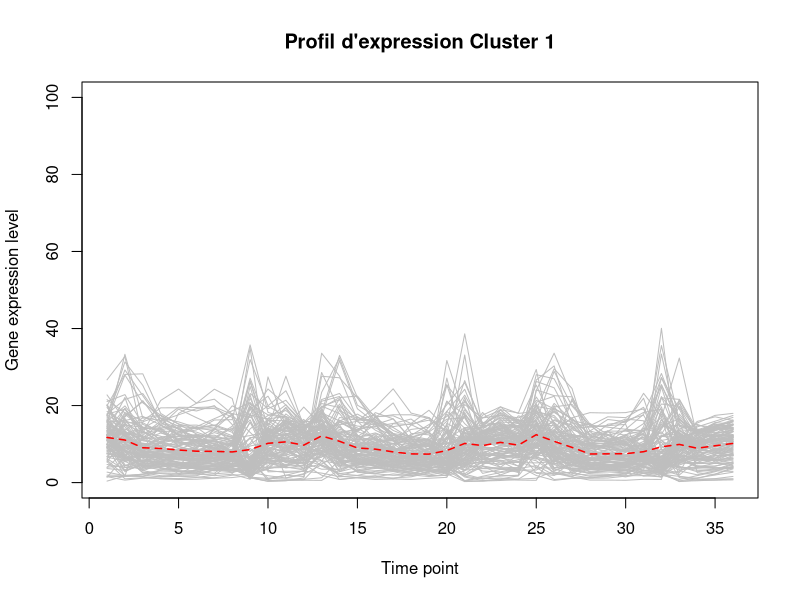
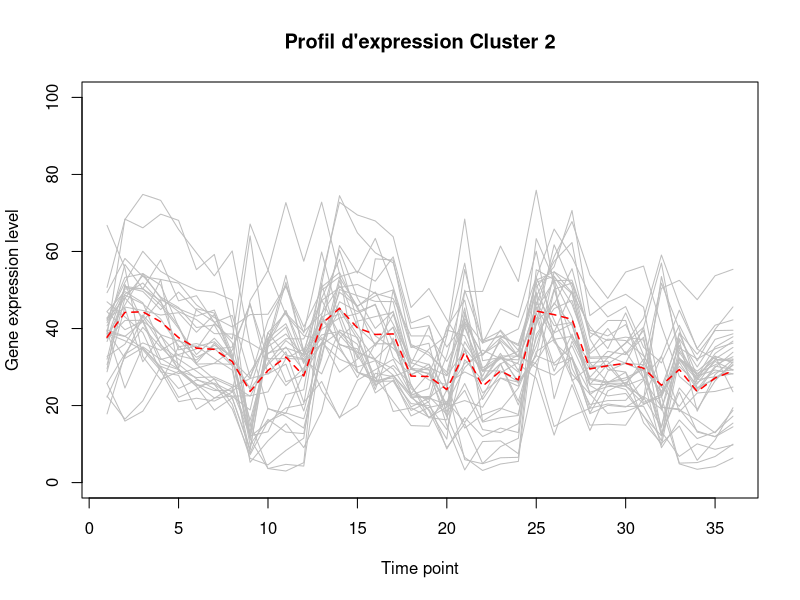
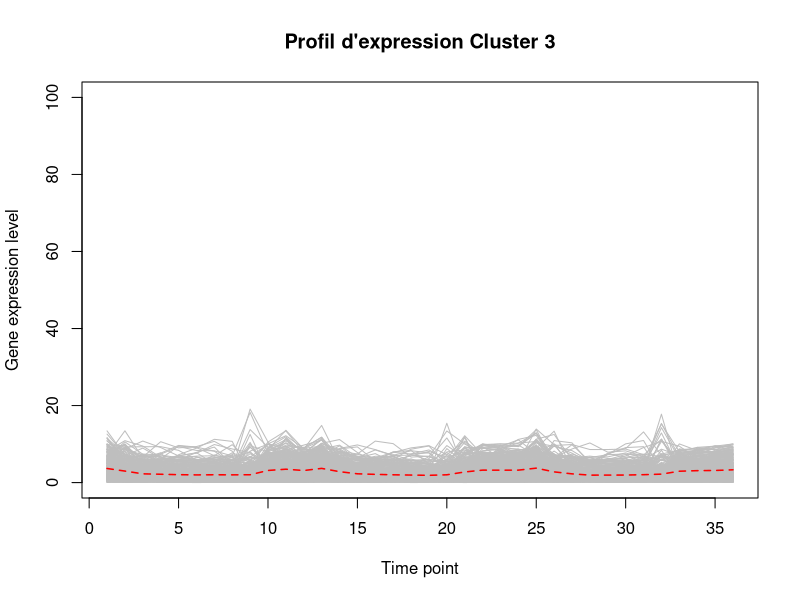
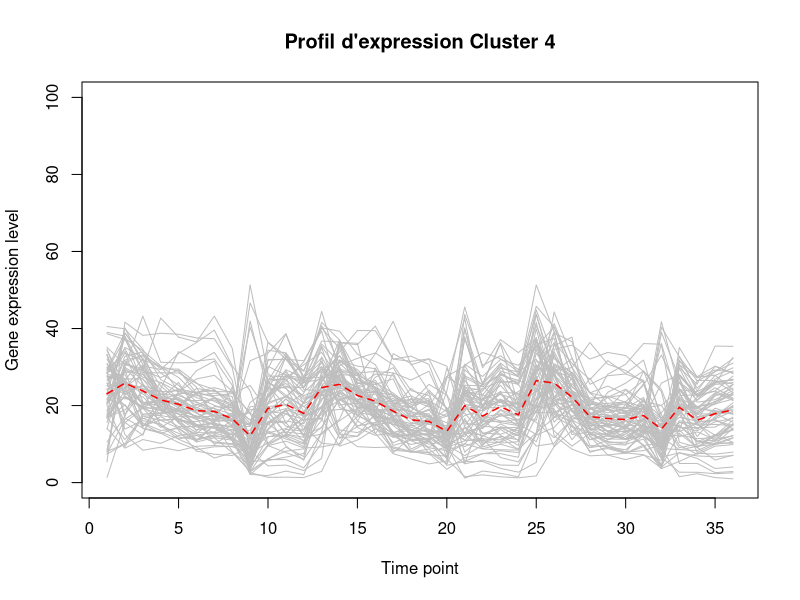
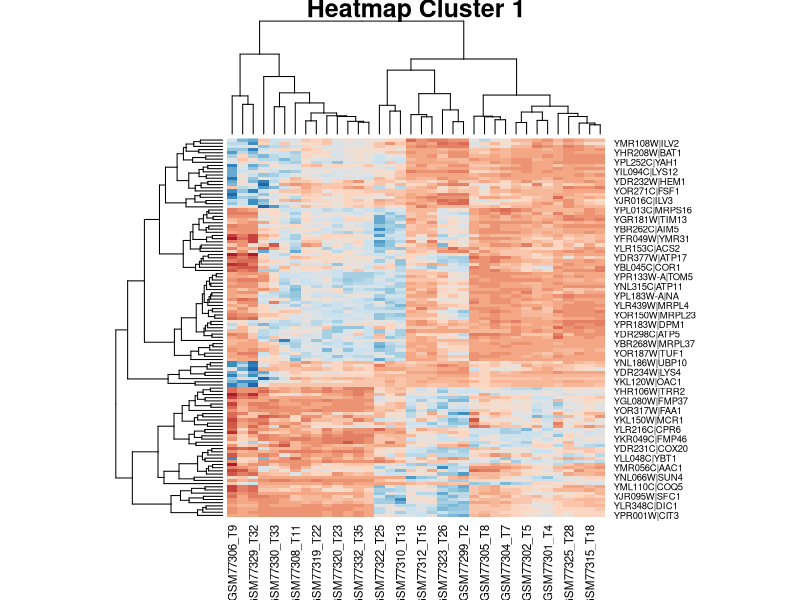
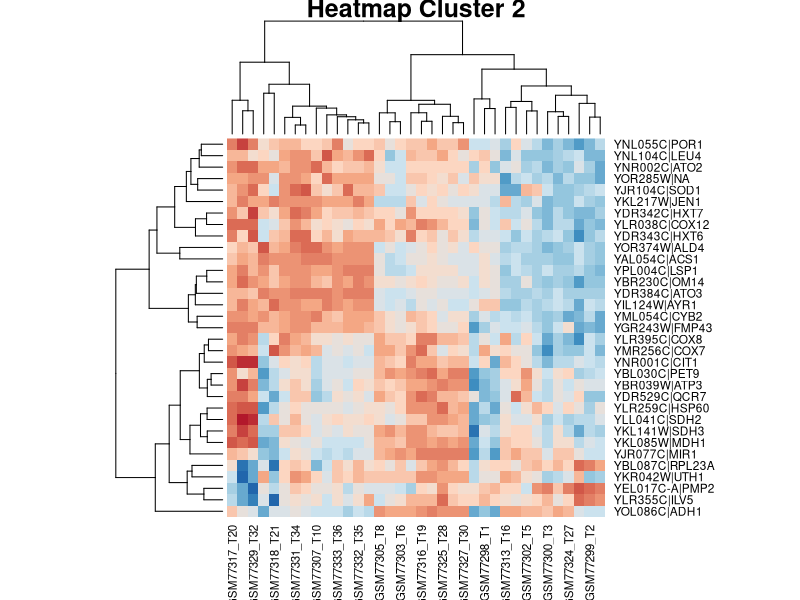
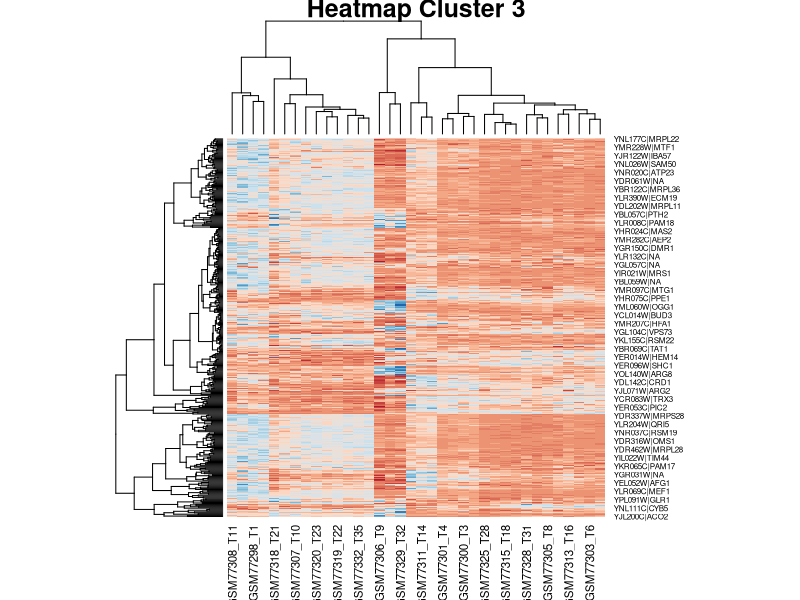
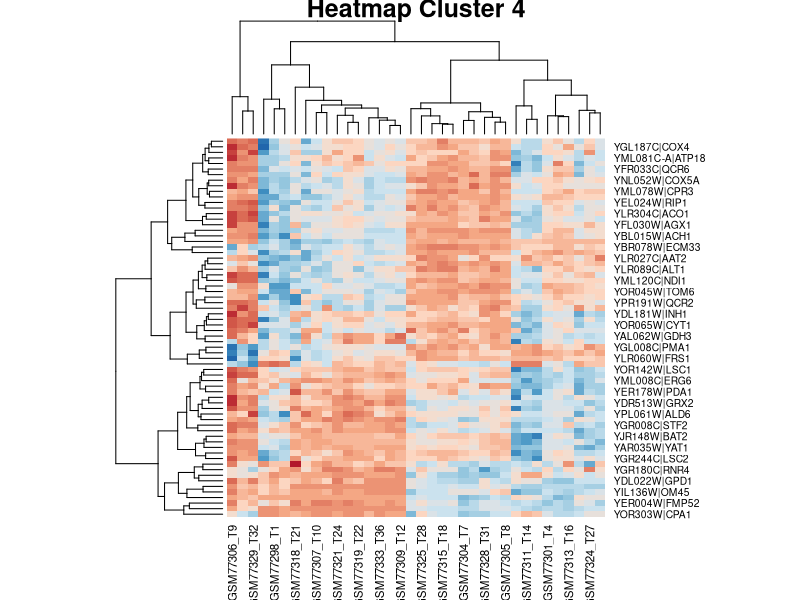

These figures' R source, in order:
## ---- chunk 1
knitr::opts_chunk$set(echo = TRUE)
## ---- chunk 2
####Importation des données####

#Pour utiliser ce script, une table de comptage doit etre utilise

expData <- read.table("Mito_Genes.txt", row.names = 1, sep = "\t", header = T)
if(exists("expData")==FALSE){
  print("Veuillez charger une table de comptage")
}

expData2 <- read.table("Mito_Genes2.txt", row.names = 1, sep = "\t", header = T)
#Matrice avec des NA

####Fonction Gaëlle représentation expression gene####
plotGenes <- function(expData, title = "", yMin = 0, yMax = NULL, meanProfile = TRUE){
  
  # Check function parameters
  if(is.null(yMax)){
    
    print("You must specify a maximal value for Y axis")
    
  }else{
    
    # Representation of the first expression profile
    plot(1:ncol(expData), expData[1,], col = "grey", type = "l",
         ylim = c(floor(yMin), ceiling(yMax)),
         xlab = "Time point", ylab = "Gene expression level",
         main = title)
    
    # Add expression profile for other genes
    for(i in 2:nrow(expData)){
      
      lines(1:ncol(expData), expData[i,], col = "grey")
      
      # end of for()  
    }
    
    # Average expression profile
    if(meanProfile == TRUE){
      expMean = apply(expData, 2, mean)
      lines(1:ncol(expData), expMean, col = "red", 
            lwd = 1.5, lty = "dashed")
    }
    
    # end of else()   
  }
  
  # end of function plotGenes()  
}


#####Condition de la méthode de distance####

#Pour realiser un clustering, il est preferable de creer des matrices de distances. En utilisant une table de comptage, deux choix sont proposés, un calcul de distance euclidienne ou de correlation. 

#Si l'operateur a bien choisi les parametres une matrice de distance est enregistre dans son environnement. Sinon un message specifie les choix possibles

#Creation fonction
Methode_Distance<-function(expData,MetDist="euclidienne"){
#Controle des parametres d'entree  
if(MetDist=="euclidienne"){
#utilisation de la fonction dist pour creer une matrice de distance euclidienne  
  matDist <- dist(expData, method = "euclidean")
  
}else if(MetDist=="correlation"){
#cor() permet de creer une matrice de correlation pour la convertir en matrice de distance, les valeurs doivent etre positives et le tableau transpose t()  
  matDist <- as.dist(1 - cor(t(expData)))
  
}else{
  print("Veuillez choisir une méthode de distance : euclidienne ou correlation")
}
  assign("matDist",matDist,envir = parent.frame()) 
}


####Condition de la méthode de clustering####
#Une fois la matrice de distance realise, le clustering pourrait etre realise. Le parametre d'entree doit etre une matrice de distance (meme si la fonction kmeans peut utiliser directement une table de comptage mais qui sera transforme en matrice de distance euclidienne). Pour cette fonction, le nombre de cluster souhaite doit egalement etre renseigne. Deux choix de methode sont possibles, kmeans (parametre par defaut) et clustering hierarchique (HCL). Pour HCL, plusieurs methodes sont possibles (voir hclust()) avec ward.D2 par defaut.

#Si l'operateur a bien choisi les parametres le clustering est enregistre dans son environnement. Sinon un message specifie les choix possibles 

#Creation fonction
Methode_Clustering<-function(matDist,N,MetClust="kmeans",MetClustHier="ward.D2"){
#Controle des parametres d'entree 
  if(MetClust=="kmeans"){
#utilisation de la fonction kmeans  pour un clustering de "k-moyens"   
  resClust <- kmeans(matDist, centers = N)
  
}else if(MetClust=="HCL"){
#utilisation de la fonction hclust() pour le clustering hierarchique  
 resClust <- hclust(matDist, method = MetClustHier)
  
}else{
  print("Veuillez choisir une méthode de clustering : kmeans ou HCL")
}
  assign("resClust",resClust,envir = parent.frame()) 
}

####Création du vecteur de cluster pour le graphique####

#En fonction du choix de la methode de clustering, les sorties de fonctions sont differentes. L'assignation des genes et de leur cluster doit etre stocke dans un vecteur pour pouvoir realiser un graphique. 
#Pour la methode kmeans, la sortie est un objet R et les vecteurs sont contenus dans $cluster.
#Pour la methode HCL, la sortie est un dendogramme. La fonction cutree permet de couper à partir d'un nombre de ramification donnee et donc de cluster.

#Creation fonction
vector_cluster<-function(resClust,N,MetClust="kmeans"){
#Controle des parametres d'entree 
  if(MetClust=="kmeans"){
#recuperation de l'objet cluster  
  Clust <- resClust$cluster
  
}else if(MetClust=="HCL"){
#utilisation de cutree() pour couper le dendogramme et recupere le nombre de cluster souhaite et leurs genes assignes  
  Clust <- cutree(resClust,k=N) 
  
}
  assign("Clust",Clust,envir = parent.frame()) 
}  


####Condition du graphique####

#La fonction graphique va generer deux type de graphique "profil d'expression" (profil) ou heatmap avec la possibilite d'afficher les deux (Both).
#Si ils sont affiche separemment, ces graphiques seront generes par des fonctions classique de R.
#Si les deux graphiques sont affiches, ggplot sera utilise avec la possibilite de sauvegarde du graphique en PNG

#Creation fonction
Graphique<-function(Clust,N,MetGraph="profil",ggsave=FALSE,width=15,height=10){
  library(RColorBrewer)
  #Librarie contenant des couleurs plus sympa pour la heatmap
  library(dplyr)
  #librarie pour manipuler des donnees tidy
  library(tibble)
  #librairie pour modifier des tableau tidy
  library(tidyr)
  #librairie pour mettre en "ordre" sur ggplot
  library(ggplot2)
  #librairie de graphique
  library(gridExtra)
  #librairie pour modifier les grilles de graphiques et d'en contenir sur la meme fenetre
  
  #coul<-colorRampPalette(brewer.pal(8,"PiYG"))(25)

#Controle des parametres d'entree 
  if(MetGraph=="profil"){
  
  #boucle pour generer un graphique par cluster  
  for(i in 1:N){
    cluster <- expData[which(Clust == i),]
    #Utilisation de la fonction graphique de Gaelle
    plotGenes(cluster, yMax = 100,title=paste("Profil d'expression Cluster",i))
  }
  

    }else if(MetGraph=="heatmap"){
      
        for(i in 1:N){
          cluster <- expData[which(Clust == i),]
          #utilisation de la fonction heatmap() avec une palette de couleur
          heatmap(as.matrix(cluster),main=paste("Heatmap Cluster",i),col=colorRampPalette(brewer.pal(8,"RdBu"))(25))
        }
      
    }else if(MetGraph=="Both"){

      for(i in 1:N){
        cluster <- expData[which(Clust == i),]
        tidydata<-cluster %>%
          #Donner un nom à la colonne contenant les noms de lignes
          rownames_to_column() %>%
          #transformer le tableau en tidy a partir de la colonne 2
          pivot_longer(c(2:ncol(.)))%>%
          #grouper les noms de gene entre eux
          group_by(name) %>%
          #creer une nouvelle colonne avec un numero pour chaque nom de gene (necessaire pour certains types de                graphique avec des variables continus)
          mutate(group_id = cur_group_id())
      
        #Creation d'une variable avec le graphique de type profil d'expressions car en cas d'utilisation de ggsave(), l'aperçu du graphique n'apparait pas
        #geom_line permet de voir les profils d'expressions
        Profil<-ggplot(tidydata,aes(group_id,value))+geom_line(aes(group=rowname),color="grey")+
        #stat_summary affiche la moyenne des profls
        stat_summary(aes(y = value,group=1), fun=mean, colour="red", geom="line",group=1,linetype="dashed")+
        #le theme doit être modifier en retirant les valeurs de certains axes pour plus de lisibilté
        theme(axis.text.x=element_blank(),axis.ticks.x=element_blank(),plot.title = element_text(hjust = 0.5),panel.grid.major = element_blank(), panel.grid.minor = element_blank())+
        #Ajout du titre et nom des axes
        xlab("Time point")+ ylab("Gene expression level")+  ggtitle(paste("Expression Profile Cluster ",i))+
        #Permet aux axes du graphiques de rester dans des valeurs positives
        scale_x_continuous(expand = c(0, 0), limits = c(NA,NA))
      
        #Creation d'une variable avec le graphique de type heatmap car en cas d'utilisation de ggsave(), l'aperçu du graphique n'apparait pas
        #geom_tile permet une heatmap
        Heat<-ggplot(tidydata,aes(name,rowname,fill=value))+geom_tile()+
         #Ajout du nom des axes  
        xlab("Time point")+ ylab("Gene expression level")+
        #le theme doit être modifier en retirant les valeurs de certains axes pour plus de lisibilté
        theme(axis.text.x=element_blank(),axis.ticks.x=element_blank())+
        #Evite l'overlapping du noms des variables sur les axes.  
        scale_y_discrete(guide = guide_axis(check.overlap = TRUE))
      
      
      Graph<-grid.arrange(Profil,Heat,ncol=2,nrow=1)
      
      if(ggsave==TRUE){
        
        ggsave(paste("Cluster",i,".png"),Graph,width=width,height=height)
        
      }
      }
    }else{
  print("Veuillez choisir un type de graphique : profil ou heatmap")
}
}


##### Fonction Main the big ONE #####

#la fonction BigOne va permettre de faire appel a toutes les fonctions precedemments en partant d'une matrice de comptage et un nombre de cluster 

BigOne<-function(expData,N,MetDist="euclidienne",MetClust="kmeans",MetGraph="profil",MetClustHier="ward.D2",ggsave=FALSE){
  Methode_Distance(expData,MetDist=MetDist)
  Methode_Clustering(matDist,N=N,MetClust=MetClust,MetClustHier=MetClustHier)
  vector_cluster(resClust,N=N,MetClust=MetClust)
  Graphique(Clust,N=N,MetGraph=MetGraph,ggsave=ggsave)
}

##### Fonction Main the big ONE v2 #####

#la fonction v2 va faire appel a BigOne mais en ajouter une option de correction si des NA sont presents dans la matrice.
#En cas de NA, un menu sera affiche pour demander si l'utilisateur veut corriger sa matrice.
#Si une ligne comprend plus de 80% de NA, elle sera supprimee et l'utilisateur sera informé du numero de ligne correspondant. 
#Si la ligne comprend moins de 80%, la methode des plus proches voisins sera utilisee par la fonction knn() du package VIM.
#la fonction knn() semble gourmande et donc desactive dans ce script (fonctionne sur les PC du DU).

BigOnev2<-function(expData,N,MetDist="euclidienne",MetClust="kmeans",MetGraph="profil",MetClustHier="ward.D2",ggsave=FALSE){  
SumNA<-sum(is.na(expData))
  
  if (SumNA>1){
    #la fonction menu() va demander a l'utilisateur si il souhaite corriger sa matrice. L'option graphics va permettre d'aificher une boite de dialoue dans une nouvelle fenetre Windows.
    Correction<-menu(c("Oui", "Non","La réponse D"), graphics=FALSE,title=paste("NA", "détecté(s) dans la matrice, voulez-vous la corriger ?"))
        if(Correction==1){
        expData80percentNA<-nrow(expData[rowSums((is.na(expData)))/ncol(expData) >= 0.8,])
        if(expData80percentNA>=1){
          print("les lignes suivantes contennant plus de 80% de NA vont être supprimées")
          print(paste(which((rowSums((is.na(expData)))/ncol(expData)) >= 0.8) ))
          expData<-expData[rowSums((is.na(expData)))/ncol(expData) <= 0.8,]
          
        }
        
      library(VIM)
      # imputation grâce la méthode des kNN :
      expData<-kNN(expData)
      print("TABERNACLE! La matrice est corrigée, la fonction BigOne va débuter.")
      BigOne(expData,N,MetDist="euclidienne",MetClust="kmeans",MetGraph="profil",MetClustHier="ward.D2",ggsave=FALSE)
    }
    else if(Correction==3){
      print("Satané Pancake") 
    }
    else{
      print("La matrice doit être corrigé avant de continuer")
    }
  }else{
    BigOne(expData,N,MetDist="euclidienne",MetClust="kmeans",MetGraph="profil",MetClustHier="ward.D2",ggsave=FALSE)
  }
  
}

## ---- chunk 3

Methode_Distance(expData)
## ---- chunk 4
Methode_Clustering(matDist,4)
vector_cluster(resClust,4)
head(Clust)
## ---- chunk 5
Graphique(Clust,4)
## ---- chunk 6
Graphique(Clust,4,MetGraph = "heatmap")
## ---- chunk 7
Graphique(Clust,4,MetGraph = "Both")
## ---- chunk 8
BigOne(expData,8,MetDist = "correlation",MetClust = "HCL",MetGraph = "heatmap")
